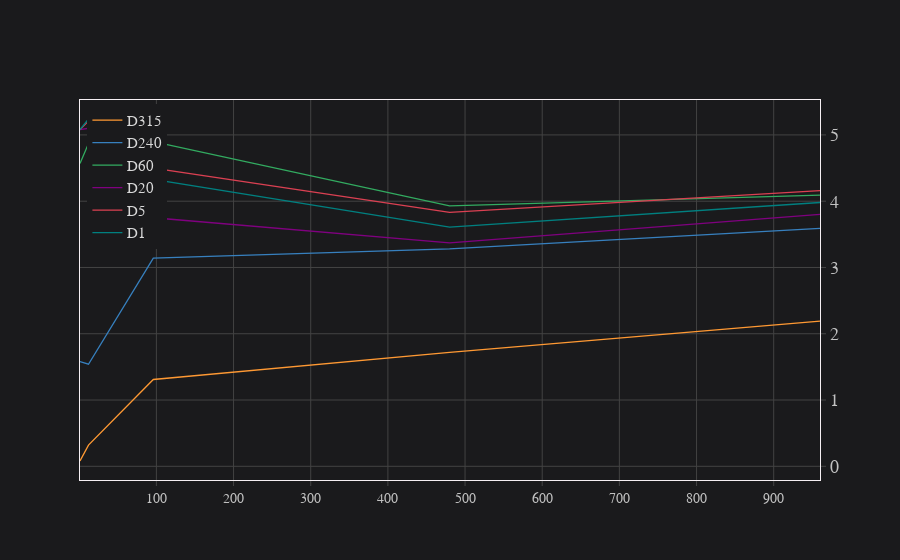

Notebook code cell kept with this figure:
### Code cell
TB_rate_df, TB_names= openbb.economy.fred(['DGS20', 'DGS10', 'DGS2', 'DTB3', 'DFF'], start_date ='2020-01-01')
temp = TB_rate_df['2022-03-01':].T
temp.index = [240*4, 120*4, 24*4, 3*4, 1]
temp.columns = [f"D{n}" for n in range(len(temp.columns), 0, -1)]
temp[['D315', 'D240', 'D60', 'D20', 'D5', 'D1']].iplot()

### Figure 1 — Plotly figure (JSON) as saved in the notebook; plotly's stock layout.template omitted (floating-point values rounded to 4 significant figures)
{"data": [{"line": {"color": "rgba(255, 153, 51, 1.0)", "dash": "solid", "shape": "linear", "width": 1.3}, "mode": "lines", "name": "D315", "text": "", "type": "scatter", "x": [960, 480, 96, 12, 1], "y": [2.19, 1.72, 1.31, 0.32, 0.08]}, {"line": {"color": "rgba(55, 128, 191, 1.0)", "dash": "solid", "shape": "linear", "width": 1.3}, "mode": "lines", "name": "D240", "text": "", "type": "scatter", "x": [960, 480, 96, 12, 1], "y": [3.59, 3.28, 3.14, 1.54, 1.58]}, {"line": {"color": "rgba(50, 171, 96, 1.0)", "dash": "solid", "shape": "linear", "width": 1.3}, "mode": "lines", "name": "D60", "text": "", "type": "scatter", "x": [960, 480, 96, 12, 1], "y": [4.09, 3.93, 4.9, 4.87, 4.57]}, {"line": {"color": "rgba(128, 0, 128, 1.0)", "dash": "solid", "shape": "linear", "width": 1.3}, "mode": "lines", "name": "D20", "text": "", "type": "scatter", "x": [960, 480, 96, 12, 1], "y": [3.8, 3.37, 3.75, 5.1, 5.08]}, {"line": {"color": "rgba(219, 64, 82, 1.0)", "dash": "solid", "shape": "linear", "width": 1.3}, "mode": "lines", "name": "D5", "text": "", "type": "scatter", "x": [960, 480, 96, 12, 1], "y": [4.16, 3.83, 4.5, 5.21, 5.08]}, {"line": {"color": "rgba(0, 128, 128, 1.0)", "dash": "solid", "shape": "linear", "width": 1.3}, "mode": "lines", "name": "D1", "text": "", "type": "scatter", "x": [960, 480, 96, 12, 1], "y": [3.98, 3.61, 4.33, 5.24, 5.08]}], "layout": {"legend": {"bgcolor": "#1A1A1C", "font": {"color": "#D9D9D9"}}, "paper_bgcolor": "#1A1A1C", "plot_bgcolor": "#1A1A1C", "title": {"font": {"color": "#D9D9D9"}}, "xaxis": {"gridcolor": "#434343", "showgrid": true, "tickfont": {"color": "#C2C2C2"}, "title": {"font": {"color": "#D9D9D9"}, "text": ""}, "zerolinecolor": "#666570"}, "yaxis": {"gridcolor": "#434343", "showgrid": true, "tickfont": {"color": "#C2C2C2"}, "title": {"font": {"color": "#D9D9D9"}, "text": ""}, "zerolinecolor": "#666570"}}}
